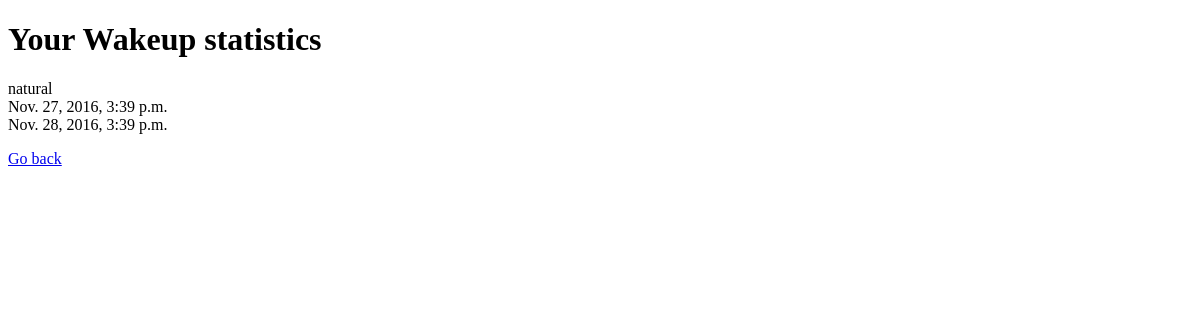
The app's page /Stats/, older data.
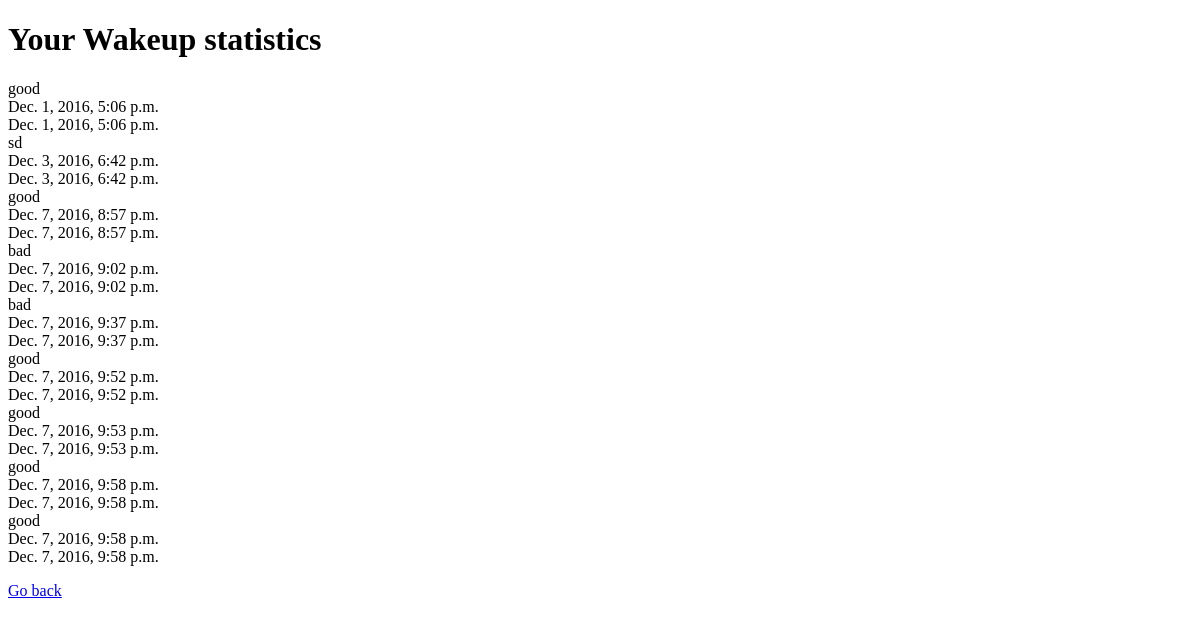
The same page, newer data.
### home/models.py (models this page shows, shortened)
class Wakeup(models.Model):
     wakeuptime = models.DateTimeField(auto_now=False,auto_now_add=True)
     wakeuptime_plan = models.DateTimeField(auto_now=True,auto_now_add=False)
     wakeupmood = models.CharField(max_length=100)

### home/views.py (the view)
# urls.py: url(r'^Stats/',views.pullstatistics,name = "submit")
def pullstatistics(request):
    queryset = Wakeup.objects.all()
    context = {
        "object_list": queryset,
    }
    return render(request,template_name='home/Stats.html',context=context)

### templates/home/Stats.html (shortened to what this page needs)
<!DOCTYPE html>
<html lang="en" xmlns="http://www.w3.org/1999/html">
<head>
</head>
<body>
  <h1> Your Wakeup statistics </h1>
  <form action="" method = "GET">{%csrf_token %}
      {% for obj in object_list %}
        {{ obj.wakeupmood }}<br>
        {{ obj.wakeuptime }}<br>
        {{ obj.wakeuptime_plan }}<br>
      {% endfor %}
  </form>
  <link><a href="/"><p>Go back</p></a></link>
</body>
</html>

Row changes from the older to the newer data that the page shows:
removed Wakeup: wakeupmood "natural", wakeuptime "Nov. 27, 2016, 3:39 p.m.", wakeuptime_plan "Nov. 28, 2016, 3:39 p.m."
added Wakeup: wakeupmood "good", wakeuptime "Dec. 1, 2016, 5:06 p.m.", wakeuptime_plan "Dec. 1, 2016, 5:06 p.m."
added Wakeup: wakeupmood "sd", wakeuptime "Dec. 3, 2016, 6:42 p.m.", wakeuptime_plan "Dec. 3, 2016, 6:42 p.m."
added Wakeup: wakeupmood "good", wakeuptime "Dec. 7, 2016, 8:57 p.m.", wakeuptime_plan "Dec. 7, 2016, 8:57 p.m."
added Wakeup: wakeupmood "bad", wakeuptime "Dec. 7, 2016, 9:02 p.m.", wakeuptime_plan "Dec. 7, 2016, 9:02 p.m."
added Wakeup: wakeupmood "bad", wakeuptime "Dec. 7, 2016, 9:37 p.m.", wakeuptime_plan "Dec. 7, 2016, 9:37 p.m."
added Wakeup: wakeupmood "good", wakeuptime "Dec. 7, 2016, 9:52 p.m.", wakeuptime_plan "Dec. 7, 2016, 9:52 p.m."
added Wakeup: wakeupmood "good", wakeuptime "Dec. 7, 2016, 9:53 p.m.", wakeuptime_plan "Dec. 7, 2016, 9:53 p.m."
added Wakeup: wakeupmood "good", wakeuptime "Dec. 7, 2016, 9:58 p.m.", wakeuptime_plan "Dec. 7, 2016, 9:58 p.m."
added Wakeup: wakeupmood "good", wakeuptime "Dec. 7, 2016, 9:58 p.m.", wakeuptime_plan "Dec. 7, 2016, 9:58 p.m."
